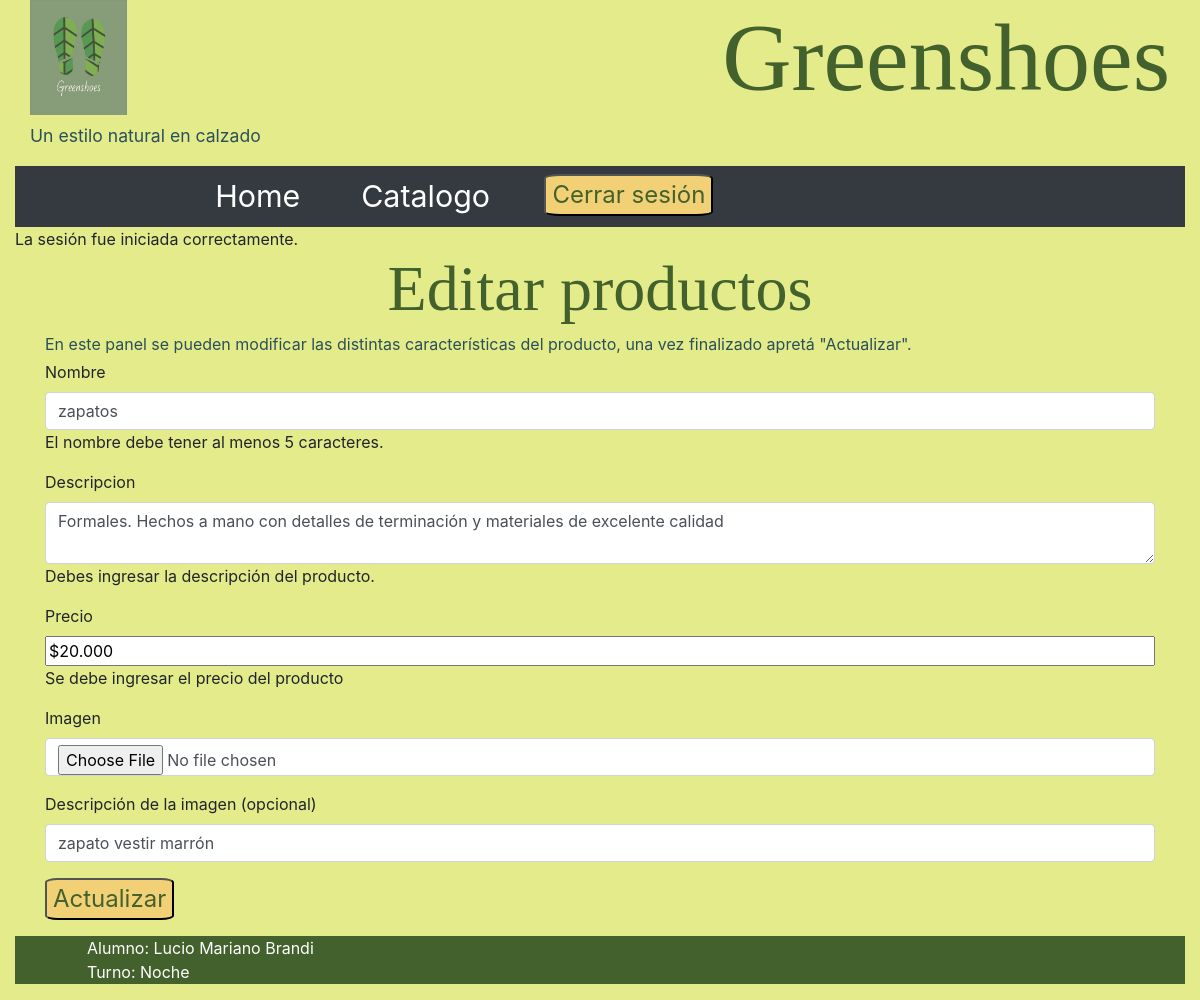
The page /admin/index.php?m=productos-editar&id=1 (signed in) on the database its author committed.
### tables this page shows
CREATE TABLE `productos` (
  `productos_id` int(10) UNSIGNED NOT NULL,
  `usuario_id` int(10) UNSIGNED NOT NULL,
  `categorias_id` tinyint(3) UNSIGNED NOT NULL,
  `nombre` varchar(50) NOT NULL,
  `descripcion` tinytext NOT NULL,
  `precio` varchar(25) NOT NULL,
  `texto` varchar(255) NOT NULL,
  `imagen` varchar(255) NOT NULL,
  `imagen_descripcion` varchar(150) NOT NULL
);

### classes/Producto.php (called while the page is built, shortened)
<?php
class Producto {
protected $productos_id;
protected $nombre;
protected $descripcion;
protected $precio;
protected $texto;
protected $imagen;
protected $imagen_descripcion;
public function traerPorPk(int $pk ): ?Producto
{
   $db = (new Conexion())->getConexion();
   $query = "SELECT *FROM productos
             WHERE productos_id = ?";
             $stmt = $db->prepare($query);
             $stmt->execute([$pk]);
             $stmt->setFetchMode(PDO::FETCH_CLASS, self::class);
             $producto = $stmt->fetch();
             return $producto;
}
    public function getProductoId(): int
    {
        return $this->productos_id;
    }
    public function getNombre(): string
    {
        return $this->nombre;
    }
    public function getDescripcion(): string
    {
        return $this->descripcion;
    }
    public function getPrecio(): string
    {
        return $this->precio;
    }
public function getTexto(): string
{
    return $this->texto;
}
    public function getImagen(): string
    {
        return $this->imagen;
    }
    public function getImagenDescripcion(): string
    {
        return $this->imagen_descripcion;
    }
}

### admin/menu/productos-editar.php (the view, shortened to what this page needs)
<?php
$producto = (new Producto())->traerPorPk($_GET['id']);
if(isset($_SESSION['errores'])) {
    $errores = $_SESSION['errores'];
    unset($_SESSION['errores']);
} else {
    $errores = [];
}
if(isset($_SESSION['old_data'])) {
    $oldData = $_SESSION['old_data'];
    unset($_SESSION['old_data']);
} else {
    $oldData = [
        'id' => $producto->getProductoId(),
        'nombre' => $producto->getNombre(),
        'descripcion' => $producto->getDescripcion(),
        'precio' => $producto->getPrecio(),
        'texto' => $producto->getTexto(),
        'imagen' => $producto->getImagen(),
        'imagen_descripcion' => $producto->getImagenDescripcion(),
    ];
}
?>
<main class="main-content">
    <div class="container">
        <h2 class="mb-1">Editar productos</h2>
        <p class="mb-1">En este panel se pueden modificar las distintas características del producto, una vez finalizado apretá "Actualizar".</p>
        <form action="acciones/editar-productos.php" method="post" enctype="multipart/form-data">
            <div class="form-fila">
                <label for="titulo">Nombre</label>
                <input
                    type="text"
                    id="nombre"
                    name="nombre"
                    class="form-control"
                    aria-describedby="help-nombre <?= isset($errores['nombre']) ? 'error-nombre' : '';?>"
                    value="<?= $oldData['nombre'] ?? '';?>"
                >
                <div class="form-help mb-3" id="help-nombre">El nombre debe tener al menos 5 caracteres.</div>
            </div>
            <div class="form-fila">
                <label for="descripcion">Descripcion</label>
                <textarea
                    id="descripcion"
                    name="descripcion"
                    class="form-control"
                    aria-describedby="help-descripcion <?= isset($errores['descripcion']) ? 'error-descripcion' : '';?>"
                ><?= $oldData['descripcion'] ?? '';?></textarea>
                <div class="form-help mb-3" id="help-descripcion">Debes ingresar la descripción del producto.</div>
            </div>
            <div class="form-fila">
        <label for="precio">Precio</label>
        <input type="text" id="precio" name="precio" aria-describedby="help-precio <?= isset($precio['precio']) ? 'error-precio' : '';?>"
        value="<?= $oldData['precio'] ?? '';?>">
        <div class="form-help mb-3" id="help-precio">Se debe ingresar el precio del producto</div>
            <div class="form-fila">
                <label for="imagen">Imagen</label>
                <input type="file" id="imagen" name="imagen" class="form-control mb-3">
            <div class="form-fila">
                <label for="imagen_descripcion">Descripción de la imagen (opcional)</label>
                <input type="text" id="imagen_descripcion" name="imagen_descripcion" class="form-control" value="<?= $oldData['imagen_descripcion'] ?? '';?>">
            </div>
            <button class="button mt-3 mb-3" type="submit">Actualizar</button>
        </form>
    </div>
 </main>

### css/estilos.css (style rules this page uses)
* { box-sizing: border-box; }
h2 { text-align: center; color: #43612d; font-family: 'bad-script'; font-size: 4em; }
p { color: #2a5059; text-align: justify; }
form input { display: inline-block; }
form input { width: 100%; }
.bg-fondo { background-color: #e4eb8b; }
button { background-color: #f2d076; color: #43612d; font-size: 1.5em; border-radius: 10%; }

### rows shown on the page
productos: nombre "zapatos", descripcion "Formales. Hechos a mano con detalles de terminación y materiales de excelente calidad", precio "$20.000", imagen_descripcion "zapato vestir marrón"

### other values the page prints
$mensajeExito "La sesión fue iniciada correctamente."
